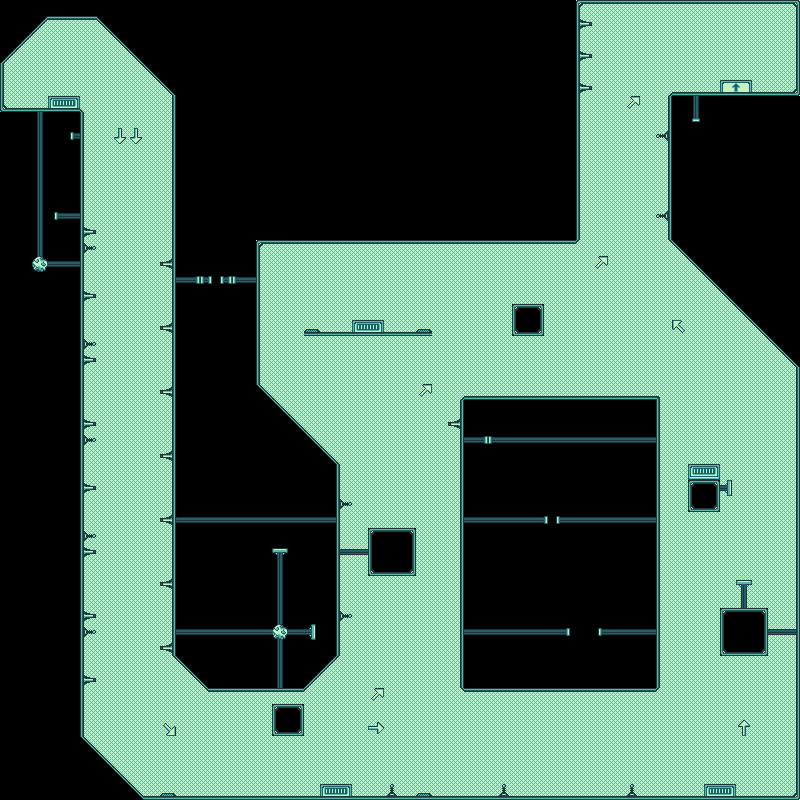

This is a level from a 2D game, rendered from its Tiled map with the project's own tilesets. A one-line summary and the map file follow, with tile-layer data summarised:
An orthogonal 50x50 tile map with 16x16 px tiles, 3 tile layers (Background, Entities, Structures), 1 hidden layer not drawn.

<map version="1.2" tiledversion="1.3.4" orientation="orthogonal" renderorder="right-down" width="50" height="50" tilewidth="16" tileheight="16" infinite="0" nextlayerid="6" nextobjectid="1">
 <editorsettings>
  <export target="../../assets/levels/level_6.json" format="json" />
 </editorsettings>
 <properties>
  <property name="start_x" value="4" />
  <property name="start_y" value="6" />
  <property name="text" value="... not because they are easy..." />
 </properties>
 <tileset firstgid="1" source="Main_starship1_961.tsx" />
 <layer id="1" name="Background" width="50" height="50">
  <data>[2500 cells, 1347 non-empty, 8 distinct tile ids]</data>
 </layer>
 <layer id="2" name="Entities" width="50" height="50">
  <data>[2500 cells, 98 non-empty, 19 distinct tile ids]</data>
 </layer>
 <layer id="3" name="Interactives" width="50" height="50" visible="0">
  <data>[2500 cells, 78 non-empty, 12 distinct tile ids]</data>
 </layer>
 <layer id="4" name="Structures" width="50" height="50">
  <data>[2500 cells, 455 non-empty, 31 distinct tile ids]</data>
 </layer>
 <objectgroup id="5" name="Objects" />
</map>
